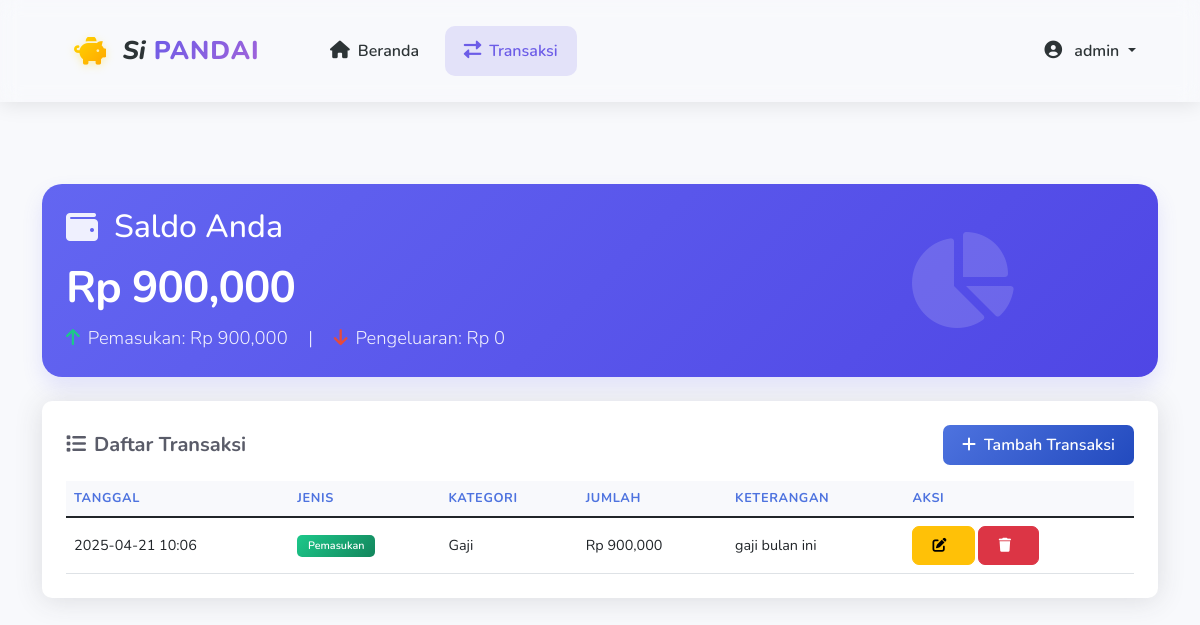
The page /transaksi (signed in) on the database its author committed.
### main.py (models this page shows, shortened)
class User(UserMixin, db.Model):
    id = db.Column(db.Integer, primary_key=True)
    username = db.Column(db.String(80), unique=True, nullable=False)
    email = db.Column(db.String(120), unique=True, nullable=False)
    password_hash = db.Column(db.String(128))
    nama_lengkap = db.Column(db.String(100))
    tanggal_daftar = db.Column(db.DateTime, default=datetime.utcnow)
    transaksi = db.relationship('Transaksi', backref='user', lazy=True)

class Transaksi(db.Model):
    id = db.Column(db.Integer, primary_key=True)
    tanggal = db.Column(db.DateTime, nullable=False, default=datetime.utcnow)
    jenis = db.Column(db.String(20), nullable=False)
    kategori = db.Column(db.String(50), nullable=False)
    jumlah = db.Column(db.Float, nullable=False)
    keterangan = db.Column(db.String(200))
    user_id = db.Column(db.Integer, db.ForeignKey('user.id'), nullable=False)

### main.py (the view, shortened to what this page needs)
@app.route('/transaksi', methods=['GET', 'POST'])
@login_required
def transaksi():
    transaksi_list = Transaksi.query.filter_by(user_id=current_user.id).all()
    total_pemasukan = sum(t.jumlah for t in transaksi_list if t.jenis == 'pemasukan')
    total_pengeluaran = sum(t.jumlah for t in transaksi_list if t.jenis == 'pengeluaran')
    saldo = total_pemasukan - total_pengeluaran
    kategori_pemasukan = [
        'Gaji', 'Bonus', 'Investasi', 'Penjualan',
        'Hadiah', 'Lain-lain'
    ]
    kategori_pengeluaran = [
        'Makanan & Minuman', 'Transportasi', 'Belanja',
        'Tagihan', 'Hiburan', 'Kesehatan', 'Pendidikan',
        'Lain-lain'
    ]
    return render_template(
        'transaksi.html',
        transaksi=transaksi_list,
        saldo=saldo,
        total_pemasukan=total_pemasukan,
        total_pengeluaran=total_pengeluaran,
        kategori_pemasukan=kategori_pemasukan,
        kategori_pengeluaran=kategori_pengeluaran
    )

### main.py (called while the page is built)
@login_manager.user_loader
def load_user(id):
    return User.query.get(int(id))

### templates/transaksi.html (shortened to what this page needs)
{% extends "base.html" %}
{% block content %}
<div class="card mb-4 border-0 bg-gradient-primary-to-secondary">
    <div class="card-body p-4">
        <div class="row align-items-center">
            <div class="col-lg-8">
                <div class="d-flex align-items-center mb-3">
                    <i class="fas fa-wallet fa-2x text-white-50 me-3"></i>
                    <h2 class="text-white mb-0">Saldo Anda</h2>
                </div>
                <h1 class="display-4 fw-bold text-white mb-2">
                    Rp {{ '{:,.0f}'.format(saldo|default(0)) }}
                </h1>
                <p class="lead text-white-50 mb-0">
                    <i class="fas fa-arrow-up text-success me-2"></i>Pemasukan: Rp {{ '{:,.0f}'.format(total_pemasukan|default(0)) }}
                    <span class="mx-3">|</span>
                    <i class="fas fa-arrow-down text-danger me-2"></i>Pengeluaran: Rp {{ '{:,.0f}'.format(total_pengeluaran|default(0)) }}
                </p>
            </div>
            <div class="col-lg-4 d-none d-lg-block text-center">
                <div class="position-relative">
                    <div class="position-absolute top-50 start-50 translate-middle">
                        <i class="fas fa-chart-pie fa-6x text-white opacity-15"></i>
                    </div>
                </div>
            </div>
        </div>
    </div>
</div>
<div class="card mb-4">
    <div class="card-body">
        <div class="d-flex justify-content-between align-items-center mb-3">
            <h5 class="card-title mb-0">
                <i class="fas fa-list me-2"></i>Daftar Transaksi
            </h5>
            <button type="button" class="btn btn-primary" data-bs-toggle="modal" data-bs-target="#formTransaksiModal">
                <i class="fas fa-plus me-2"></i>Tambah Transaksi
            </button>
        </div>
        <div class="table-responsive">
            <table class="table table-hover">
                <thead>
                    <tr>
                        <th>Tanggal</th>
                        <th>Jenis</th>
                        <th>Kategori</th>
                        <th>Jumlah</th>
                        <th>Keterangan</th>
                        <th>Aksi</th>
                    </tr>
                </thead>
                <tbody>
                    {% for t in transaksi %}
                    <tr>
                        <td>{{ t.tanggal.strftime('%Y-%m-%d %H:%M') }}</td>
                        <td>
                            <span class="badge {% if t.jenis == 'pemasukan' %}bg-success{% else %}bg-danger{% endif %}">
                                {{ t.jenis|title }}
                            </span>
                        </td>
                        <td>{{ t.kategori }}</td>
                        <td>Rp {{ "{:,.0f}".format(t.jumlah) }}</td>
                        <td>{{ t.keterangan or '-' }}</td>
                        <td>
                            <a href="{{ url_for('edit_transaksi', id=t.id) }}" class="btn btn-sm btn-warning">
                                <i class="fas fa-edit"></i>
                            </a>
                            <a href="{{ url_for('hapus_transaksi', id=t.id) }}" class="btn btn-sm btn-danger"
                               onclick="return confirm('Apakah Anda yakin ingin menghapus transaksi ini?')">
                                <i class="fas fa-trash"></i>
                            </a>
                        </td>
                    </tr>
                    {% else %}
                    <tr>
                        <td colspan="6" class="text-center">Belum ada transaksi</td>
                    </tr>
                    {% endfor %}
                </tbody>
            </table>
        </div>
    </div>
</div>
{% endblock %}

### templates/base.html (shortened to what this page needs)
<!DOCTYPE html>
<html lang="id">
<head>
    <link href="https://cdn.jsdelivr.net/npm/bootstrap@5.1.3/dist/css/bootstrap.min.css" rel="stylesheet">
    <link rel="stylesheet" href="https://cdnjs.cloudflare.com/ajax/libs/font-awesome/6.0.0/css/all.min.css">
    <link rel="stylesheet" href="{{ url_for('static', filename='style.css') }}">
</head>
<body>
    <nav class="navbar navbar-expand-lg fixed-top">
        <div class="container">
            <a class="navbar-brand" href="/">
                <div class="brand-logo">
                    <i class="fas fa-piggy-bank icon"></i>
                    <span>Si</span>
                    <span class="highlight">PANDAI</span>
                </div>
            </a>
            <div class="collapse navbar-collapse" id="navbarNav">
                {% if current_user.is_authenticated %}
                <ul class="navbar-nav me-auto">
                    <li class="nav-item">
                        <a class="nav-link {% if request.endpoint == 'index' %}active{% endif %}" href="/">
                            <i class="fas fa-home"></i>Beranda
                        </a>
                    </li>
                    <li class="nav-item">
                        <a class="nav-link {% if request.endpoint == 'transaksi' %}active{% endif %}" href="/transaksi">
                            <i class="fas fa-exchange-alt"></i>Transaksi
                        </a>
                    </li>
                </ul>
                <ul class="navbar-nav">
                    <li class="nav-item dropdown">
                        <a class="nav-link dropdown-toggle" href="#" id="userDropdown" role="button"
                           data-bs-toggle="dropdown" aria-expanded="false">
                            <i class="fas fa-user-circle"></i>
                            {{ current_user.nama_lengkap or current_user.username }}
                        </a>
                    </li>
                </ul>
                {% endif %}
            </div>
        </div>
    </nav>
    <main style="padding-top: 80px;">
        <div class="container mt-4">
            {% block content %}{% endblock %}
        </div>
    </main>
</body>
</html>

### static/style.css (style rules this page uses)
body { min-height: 100vh; display: flex; flex-direction: column; background-color: #f8f9fc; font-family: 'Nunito', sans-serif; padding-top: 80px; }
main { flex: 1; }
.navbar { background: var(--background-color) !important; backdrop-filter: blur(10px); -webkit-backdrop-filter: blur(10px); box-shadow: 0 2px 20px rgba(0, 0, 0, 0.1); padding: 1rem 0; border: none; }
.navbar-brand { color: #2d3436 !important; font-weight: 800; font-size: 1.5rem; padding: 0.5rem 1rem; border-radius: 10px; transition: all 0.3s ease; }
.navbar .nav-link { color: #2d3436 !important; font-weight: 600; padding: 0.8rem 1.2rem !important; border-radius: 10px; margin: 0 0.2rem; transition: all 0.3s ease; position: relative; }
.navbar .nav-link.active { color: #6c5ce7 !important; background: rgba(108, 92, 231, 0.15); }
.navbar .nav-link i { margin-right: 0.5rem; font-size: 1.1rem; transition: transform 0.3s ease; }
.card { border: none; border-radius: 10px; box-shadow: 0 0.15rem 1.75rem 0 rgba(58, 59, 69, 0.15); transition: transform 0.3s ease, box-shadow 0.3s ease; margin-bottom: 1.5rem; }
.card-body { padding: 1.5rem; }
.card-title { font-weight: 700; margin-bottom: 1.2rem; color: #5a5c69; }
.bg-success { background: linear-gradient(135deg, #1cc88a 0%, #13855c 100%) !important; }
.table { margin-bottom: 0; }
.table th { background-color: #f8f9fc; border-top: none; font-weight: 700; text-transform: uppercase; font-size: 0.8rem; letter-spacing: 0.05em; color: #4e73df; }
.table td { vertical-align: middle; font-size: 0.9rem; }
.btn { font-weight: 600; padding: 0.5rem 1.2rem; border-radius: 7px; transition: all 0.3s ease; }
.btn-primary { background: linear-gradient(135deg, #4e73df 0%, #224abe 100%); border: none; }
.badge { font-weight: 600; padding: 0.5em 1em; border-radius: 5px; }
.text-success { color: #1cc88a !important; }
.text-danger { color: #e74a3b !important; }
.fas { margin-right: 0.5rem; }
.brand-logo { display: flex; align-items: center; gap: 0.5rem; padding: 0.5rem 1rem; border-radius: 12px; transition: all 0.3s ease; }
.brand-logo .icon { font-size: 1.8rem; background: linear-gradient(135deg, #FFD700, #FFA500); -webkit-background-clip: text; -webkit-text-fill-color: transparent; filter: drop-shadow(0 2px 4px rgba(255, 215, 0, 0.3)); }
.brand-logo span { font-family: 'Nunito', sans-serif; font-weight: 800; font-size: 1.6rem; }
.brand-logo span:first-of-type { color: #2d3436; font-style: italic; }
.brand-logo .highlight { background: linear-gradient(135deg, #6c5ce7, #a363d9); -webkit-background-clip: text; -webkit-text-fill-color: transparent; letter-spacing: 1px; position: relative; }
.brand-logo .highlight::after { content: ''; position: absolute; bottom: -2px; left: 0; width: 100%; height: 2px; background: linear-gradient(135deg, #6c5ce7, #a363d9); transform: scaleX(0); transition: transform 0.3s ease; }

### templates/transaksi.html (style rules this page uses)
.table td, .table th { vertical-align: middle; }
.badge { padding: 0.5em 1em; }
.bg-gradient-primary-to-secondary { background: linear-gradient(135deg, #6366f1 0%, #4f46e5 100%); border-radius: 20px; box-shadow: 0 10px 20px rgba(99, 102, 241, 0.15); }
.display-4 { font-size: 2.75rem; line-height: 1.2; letter-spacing: -0.02em; }
.lead { font-size: 1.15rem; line-height: 1.6; }
.text-white-50 { color: rgba(255, 255, 255, 0.9) !important; }
.opacity-15 { opacity: 0.15; }

### rows shown on the page
User: nama_lengkap "admin"
Transaksi: tanggal "2025-04-21 10:06", jenis "Pemasukan", kategori "Gaji", jumlah "900,000", keterangan "gaji bulan ini"

### other values the page prints
{{ '{:,.0f}'.format(saldo|default(0)) }} "900,000"
{{ '{:,.0f}'.format(total_pemasukan|default(0)) }} "900,000"
{{ '{:,.0f}'.format(total_pengeluaran|default(0)) }} "0"
